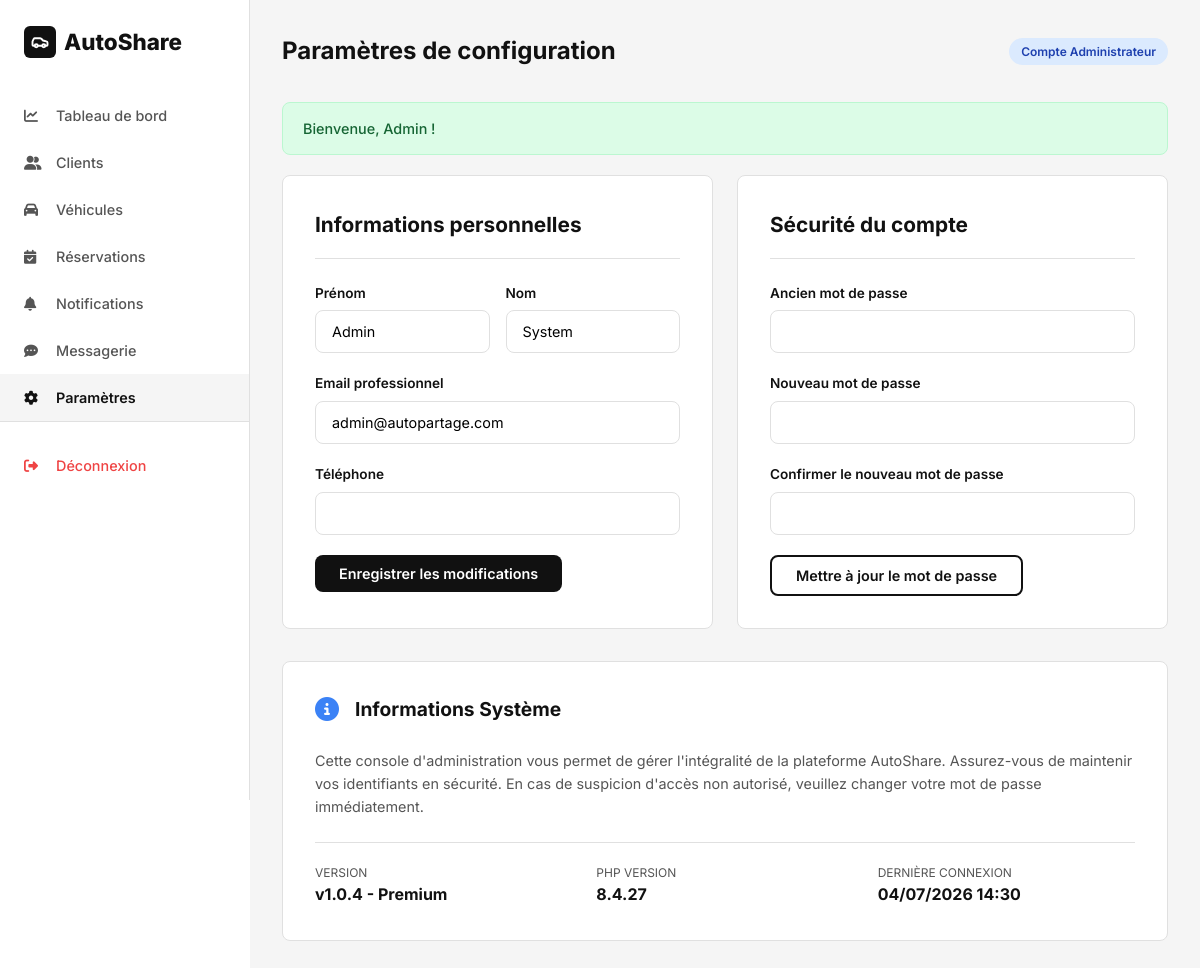
/admin/settings.php (signed in), run on the app's committed database.
### tables this page shows
CREATE TABLE utilisateurs (
    id INT AUTO_INCREMENT PRIMARY KEY,
    prenom VARCHAR(100) NOT NULL,
    nom VARCHAR(100) NOT NULL,
    email VARCHAR(255) NOT NULL UNIQUE,
    mot_de_passe VARCHAR(255) NOT NULL,
    telephone VARCHAR(20) DEFAULT NULL,
    adresse TEXT DEFAULT NULL,
    role ENUM('client', 'admin') NOT NULL DEFAULT 'client',
    photo VARCHAR(255) DEFAULT NULL,
    statut ENUM('actif', 'inactif', 'suspendu') NOT NULL DEFAULT 'actif',
    is_deleted TINYINT(1) NOT NULL DEFAULT 0,
    date_creation DATETIME NOT NULL DEFAULT CURRENT_TIMESTAMP,
    date_modification DATETIME DEFAULT NULL ON UPDATE CURRENT_TIMESTAMP
);

### includes/functions.php (called while the page is built, shortened)
<?php
function clean($data) {
    return htmlspecialchars(trim($data), ENT_QUOTES, 'UTF-8');
}
function getFlash() {
    if (isset($_SESSION['flash'])) {
        $flash = $_SESSION['flash'];
        return $flash;
    }
    return null;
}

### admin/settings.php (the view, shortened to what this page needs)
<?php
require_once '../config/database.php';
require_once '../includes/functions.php';
$adminId = $_SESSION['user_id'];
$stmt = $pdo->prepare("SELECT * FROM utilisateurs WHERE id = :id");
$stmt->execute([':id' => $adminId]);
$admin = $stmt->fetch();
?>
<!DOCTYPE html>
<html lang="fr">
<head>
    <link rel="stylesheet" href="https://cdnjs.cloudflare.com/ajax/libs/font-awesome/6.5.0/css/all.min.css">
    <link rel="stylesheet" href="../assets/css/style.css">
</head>
<body class="dashboard">
    <?php include '../includes/sidebar.php'; ?>
    <main class="dashboard-content">
        <header class="dashboard-header">
            <h1>Paramètres de configuration</h1>
            <div class="user-info">
                <span class="badge badge-info">Compte Administrateur</span>
            </div>
        </header>
        <?php $flash = getFlash(); if ($flash): ?>
            <div class="flash flash-<?= $flash['type'] ?>"><?= $flash['message'] ?></div>
        <?php endif; ?>
        <div class="grid-2">
            <div class="profile-card" style="max-width: 100%;">
                <h2>Informations personnelles</h2>
                <form action="settings.php" method="POST">
                    <div class="form-row">
                        <div class="form-group">
                            <label for="prenom">Prénom</label>
                            <input type="text" name="prenom" id="prenom" class="form-control" value="<?= clean($admin['prenom']) ?>" required>
                        </div>
                        <div class="form-group">
                            <label for="nom">Nom</label>
                            <input type="text" name="nom" id="nom" class="form-control" value="<?= clean($admin['nom']) ?>" required>
                        </div>
                    </div>
                    <div class="form-group">
                        <label for="email">Email professionnel</label>
                        <input type="email" name="email" id="email" class="form-control" value="<?= clean($admin['email']) ?>" required>
                    </div>
                    <div class="form-group">
                        <label for="telephone">Téléphone</label>
                        <input type="text" name="telephone" id="telephone" class="form-control" value="<?= clean($admin['telephone']) ?>">
                    </div>
                    <button type="submit" name="update_profile" class="btn btn-primary">Enregistrer les modifications</button>
                </form>
            </div>
            <div class="profile-card" style="max-width: 100%;">
                <h2>Sécurité du compte</h2>
                <form action="settings.php" method="POST">
                    <div class="form-group">
                        <label for="old_password">Ancien mot de passe</label>
                        <input type="password" name="old_password" id="old_password" class="form-control" required>
                    </div>
                    <div class="form-group">
                        <label for="new_password">Nouveau mot de passe</label>
                        <input type="password" name="new_password" id="new_password" class="form-control" required>
                    </div>
                    <div class="form-group">
                        <label for="confirm_password">Confirmer le nouveau mot de passe</label>
                        <input type="password" name="confirm_password" id="confirm_password" class="form-control" required>
                    </div>
                    <button type="submit" name="update_password" class="btn btn-outline">Mettre à jour le mot de passe</button>
                </form>
            </div>
        </div>
        <div class="table-container mt-4" style="background: #fff; padding: 32px; border-radius: var(--radius);">
            <div class="flex gap-2 items-center mb-3">
                <i class="fas fa-info-circle" style="color: var(--info); font-size: 1.5rem;"></i>
                <h3 style="font-size: 1.2rem; font-weight: 700;">Informations Système</h3>
            </div>
            <p style="color: var(--secondary); font-size: 0.9rem; line-height: 1.6;">
                Cette console d'administration vous permet de gérer l'intégralité de la plateforme AutoShare.
                Assurez-vous de maintenir vos identifiants en sécurité. En cas de suspicion d'accès non autorisé,
                veuillez changer votre mot de passe immédiatement.
            </p>
            <div class="grid-3 mt-3" style="border-top: 1px solid var(--border); padding-top: 20px;">
                <div>
                    <div style="font-size: 0.75rem; color: var(--secondary); text-transform: uppercase;">Version</div>
                    <div style="font-weight: 700;">v1.0.4 - Premium</div>
                </div>
                <div>
                    <div style="font-size: 0.75rem; color: var(--secondary); text-transform: uppercase;">PHP Version</div>
                    <div style="font-weight: 700;"><?= phpversion() ?></div>
                </div>
                <div>
                    <div style="font-size: 0.75rem; color: var(--secondary); text-transform: uppercase;">Dernière connexion</div>
                    <div style="font-weight: 700;"><?= date('d/m/Y H:i') ?></div>
                </div>
            </div>
        </div>
    </main>
</body>
</html>

### assets/css/style.css (style rules this page uses)
*,*::before,*::after { box-sizing:border-box;margin:0;padding:0 }
:root { --primary:#111;--secondary:#555;--accent:#222;--bg:#fff;--bg-alt:#f5f5f5;--border:#e0e0e0;--success:#22c55e;--warning:#f59e0b;--danger:#ef4444;--info:#3b82f6;--radius:8px;--shadow:0 2px 12px rgba(0,0,0,.08);--transition:all .3s ease }
body { font-family:'Inter',sans-serif;color:var(--primary);background:var(--bg);line-height:1.6;min-height:100vh }
input,select,textarea,button { font-family:inherit;font-size:inherit }
.flex { display:flex;align-items:center }
.grid-2 { display:grid;grid-template-columns:repeat(2,1fr);gap:24px }
.grid-3 { display:grid;grid-template-columns:repeat(3,1fr);gap:24px }
.mt-3 { margin-top:24px }
.mt-4 { margin-top:32px }
.mb-3 { margin-bottom:24px }
.gap-2 { gap:16px }
.btn { display:inline-flex;align-items:center;justify-content:center;gap:6px;padding:10px 24px;border-radius:var(--radius);font-weight:600;font-size:.9rem;border:none;cursor:pointer;transition:var(--transition) }
.btn-primary { background:var(--primary);color:#fff }
.btn-outline { border:2px solid var(--primary);color:var(--primary);background:transparent }
.form-group { margin-bottom:20px }
.form-group label { display:block;font-size:.85rem;font-weight:600;margin-bottom:6px;color:var(--primary) }
.form-control { width:100%;padding:12px 16px;border:1px solid var(--border);border-radius:var(--radius);font-size:.9rem;transition:var(--transition);background:#fff }
.form-row { display:grid;grid-template-columns:1fr 1fr;gap:16px }
.dashboard { display:flex;min-height:100vh }
.dashboard-content { flex:1;margin-left:250px;padding:32px;background:var(--bg-alt);min-height:100vh }
.dashboard-header { display:flex;align-items:center;justify-content:space-between;margin-bottom:32px }
.dashboard-header h1 { font-size:1.5rem;font-weight:700 }
.table-container { background:#fff;border-radius:var(--radius);border:1px solid var(--border);overflow:hidden }
.badge { display:inline-flex;align-items:center;padding:4px 12px;border-radius:20px;font-size:.75rem;font-weight:600 }
.badge-info { background:#dbeafe;color:#1e40af }
.flash { padding:14px 20px;border-radius:var(--radius);margin-bottom:20px;font-size:.9rem;font-weight:500;display:flex;align-items:center;gap:8px;animation:slideDown .3s ease }
.flash-success { background:#dcfce7;color:#166534;border:1px solid #bbf7d0 }
.profile-card { background:#fff;border-radius:var(--radius);border:1px solid var(--border);padding:32px;max-width:700px }
.profile-card h2 { font-size:1.3rem;font-weight:700;margin-bottom:24px;padding-bottom:16px;border-bottom:1px solid var(--border) }
.btn { position: relative; overflow: hidden; transition: all 0.3s ease; }
.btn::after { content: ''; position: absolute; top: 50%; left: 50%; width: 0; height: 0; background: rgba(255,255,255,0.2); border-radius: 50%; transform: translate(-50%, -50%); transition: width 0.6s, height 0.6s; }

### data on the page
utilisateurs: prenom "Admin", nom "System", email "admin@autopartage.com"

### other printed values
$flash['message'] "Bienvenue, Admin !"
phpversion() "8.4.27"
